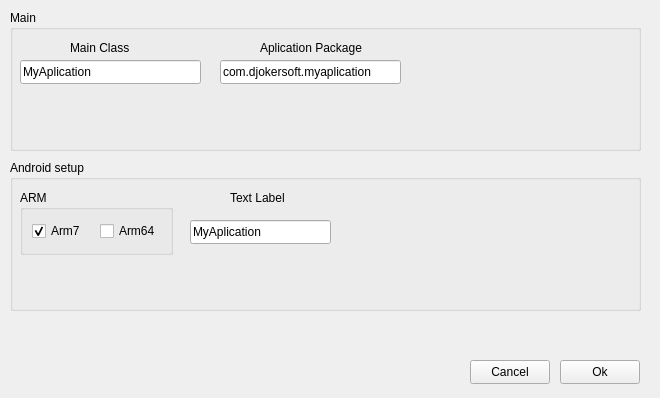
<?xml version="1.0" encoding="UTF-8"?>
<ui version="4.0">
 <class>Form</class>
 <widget class="QWidget" name="Form">
  <property name="geometry">
   <rect>
    <x>0</x>
    <y>0</y>
    <width>660</width>
    <height>398</height>
   </rect>
  </property>
  <property name="windowTitle">
   <string>Project Setup</string>
  </property>
  <widget class="QGroupBox" name="groupBox">
   <property name="geometry">
    <rect>
     <x>10</x>
     <y>10</y>
     <width>631</width>
     <height>141</height>
    </rect>
   </property>
   <property name="title">
    <string>Main</string>
   </property>
   <widget class="QLineEdit" name="lineEditAndroidActivity">
    <property name="geometry">
     <rect>
      <x>10</x>
      <y>50</y>
      <width>181</width>
      <height>24</height>
     </rect>
    </property>
    <property name="text">
     <string>MyAplication</string>
    </property>
   </widget>
   <widget class="QLabel" name="label_3">
    <property name="geometry">
     <rect>
      <x>60</x>
      <y>30</y>
      <width>101</width>
      <height>16</height>
     </rect>
    </property>
    <property name="text">
     <string>Main Class</string>
    </property>
   </widget>
   <widget class="QLabel" name="label_4">
    <property name="geometry">
     <rect>
      <x>250</x>
      <y>30</y>
      <width>151</width>
      <height>16</height>
     </rect>
    </property>
    <property name="text">
     <string>Aplication Package</string>
    </property>
   </widget>
   <widget class="QLineEdit" name="lineEditAndroidPackage">
    <property name="geometry">
     <rect>
      <x>210</x>
      <y>50</y>
      <width>181</width>
      <height>24</height>
     </rect>
    </property>
    <property name="text">
     <string>com.djokersoft.myaplication</string>
    </property>
   </widget>
  </widget>
  <widget class="QGroupBox" name="groupBox_2">
   <property name="geometry">
    <rect>
     <x>10</x>
     <y>160</y>
     <width>631</width>
     <height>151</height>
    </rect>
   </property>
   <property name="title">
    <string>Android setup</string>
   </property>
   <widget class="QGroupBox" name="groupBox_3">
    <property name="geometry">
     <rect>
      <x>10</x>
      <y>30</y>
      <width>153</width>
      <height>65</height>
     </rect>
    </property>
    <property name="title">
     <string>ARM</string>
    </property>
    <layout class="QHBoxLayout" name="horizontalLayout">
     <item>
      <widget class="QCheckBox" name="checkBoxAndroidArm0">
       <property name="text">
        <string>Arm7</string>
       </property>
       <property name="checked">
        <bool>true</bool>
       </property>
      </widget>
     </item>
     <item>
      <widget class="QCheckBox" name="checkBoxAndroidArm1">
       <property name="text">
        <string>Arm64</string>
       </property>
      </widget>
     </item>
    </layout>
   </widget>
   <widget class="QLabel" name="label_2">
    <property name="geometry">
     <rect>
      <x>220</x>
      <y>30</y>
      <width>101</width>
      <height>16</height>
     </rect>
    </property>
    <property name="text">
     <string>Text Label </string>
    </property>
    <property name="textFormat">
     <enum>Qt::PlainText</enum>
    </property>
   </widget>
   <widget class="QLineEdit" name="lineEditAndroidLabel">
    <property name="geometry">
     <rect>
      <x>180</x>
      <y>60</y>
      <width>141</width>
      <height>24</height>
     </rect>
    </property>
    <property name="text">
     <string>MyAplication</string>
    </property>
   </widget>
  </widget>
  <widget class="QPushButton" name="pushButtonOK">
   <property name="geometry">
    <rect>
     <x>560</x>
     <y>360</y>
     <width>80</width>
     <height>24</height>
    </rect>
   </property>
   <property name="text">
    <string>Ok</string>
   </property>
  </widget>
  <widget class="QPushButton" name="pushButtonCancel">
   <property name="geometry">
    <rect>
     <x>470</x>
     <y>360</y>
     <width>80</width>
     <height>24</height>
    </rect>
   </property>
   <property name="text">
    <string>Cancel</string>
   </property>
  </widget>
 </widget>
 <resources/>
 <connections>
  <connection>
   <sender>pushButtonOK</sender>
   <signal>clicked()</signal>
   <receiver>Form</receiver>
   <slot>close()</slot>
   <hints>
    <hint type="sourcelabel">
     <x>599</x>
     <y>371</y>
    </hint>
    <hint type="destinationlabel">
     <x>329</x>
     <y>198</y>
    </hint>
   </hints>
  </connection>
 </connections>
</ui>
